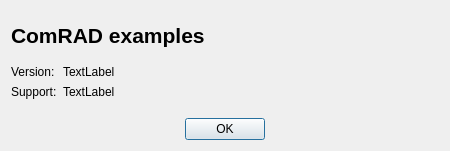
<?xml version="1.0" encoding="UTF-8"?>
<ui version="4.0">
 <class>Dialog</class>
 <widget class="QDialog" name="Dialog">
  <property name="geometry">
   <rect>
    <x>0</x>
    <y>0</y>
    <width>450</width>
    <height>151</height>
   </rect>
  </property>
  <property name="sizePolicy">
   <sizepolicy hsizetype="Fixed" vsizetype="Fixed">
    <horstretch>0</horstretch>
    <verstretch>0</verstretch>
   </sizepolicy>
  </property>
  <property name="minimumSize">
   <size>
    <width>450</width>
    <height>151</height>
   </size>
  </property>
  <property name="maximumSize">
   <size>
    <width>450</width>
    <height>151</height>
   </size>
  </property>
  <property name="baseSize">
   <size>
    <width>450</width>
    <height>151</height>
   </size>
  </property>
  <property name="windowTitle">
   <string>Dialog</string>
  </property>
  <layout class="QVBoxLayout" name="verticalLayout">
   <item>
    <widget class="QLabel" name="label">
     <property name="font">
      <font>
       <pointsize>16</pointsize>
       <weight>75</weight>
       <bold>true</bold>
      </font>
     </property>
     <property name="text">
      <string>ComRAD examples</string>
     </property>
     <property name="margin">
      <number>15</number>
     </property>
    </widget>
   </item>
   <item>
    <layout class="QFormLayout" name="formLayout">
     <item row="0" column="0">
      <widget class="QLabel" name="label_4">
       <property name="text">
        <string>Version:</string>
       </property>
      </widget>
     </item>
     <item row="1" column="0">
      <widget class="QLabel" name="label_2">
       <property name="text">
        <string>Support:</string>
       </property>
      </widget>
     </item>
     <item row="0" column="1">
      <widget class="QLabel" name="version_label">
       <property name="text">
        <string>TextLabel</string>
       </property>
      </widget>
     </item>
     <item row="1" column="1">
      <widget class="QLabel" name="support_label">
       <property name="text">
        <string>TextLabel</string>
       </property>
      </widget>
     </item>
    </layout>
   </item>
   <item>
    <widget class="QDialogButtonBox" name="buttonBox">
     <property name="standardButtons">
      <set>QDialogButtonBox::Ok</set>
     </property>
     <property name="centerButtons">
      <bool>true</bool>
     </property>
    </widget>
   </item>
  </layout>
 </widget>
 <resources/>
 <connections>
  <connection>
   <sender>buttonBox</sender>
   <signal>accepted()</signal>
   <receiver>Dialog</receiver>
   <slot>accept()</slot>
   <hints>
    <hint type="sourcelabel">
     <x>248</x>
     <y>254</y>
    </hint>
    <hint type="destinationlabel">
     <x>157</x>
     <y>274</y>
    </hint>
   </hints>
  </connection>
  <connection>
   <sender>buttonBox</sender>
   <signal>rejected()</signal>
   <receiver>Dialog</receiver>
   <slot>reject()</slot>
   <hints>
    <hint type="sourcelabel">
     <x>316</x>
     <y>260</y>
    </hint>
    <hint type="destinationlabel">
     <x>286</x>
     <y>274</y>
    </hint>
   </hints>
  </connection>
 </connections>
</ui>
